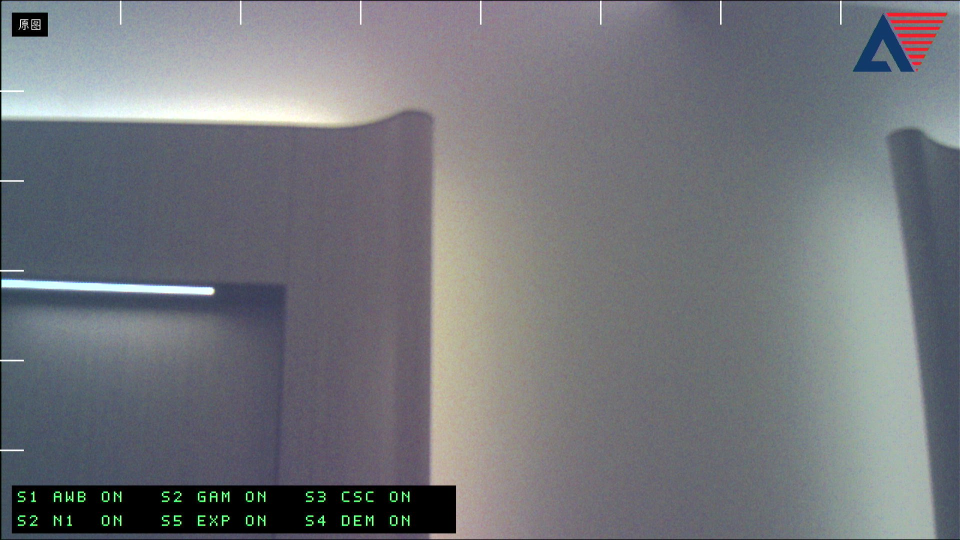
#> input picture validation/green_lines_dsp_20261101/board_user_feedback_20261101.jpg, 1920 x 1080 px (shown at 1/2 size)
$ python evaluate_color_capture.py ../validation/green_lines_dsp_20261101/board_user_feedback_20261101.jpg
#> lines starting #> are read from the running program, lines starting #| are printed output that depends on the picture; after the words box and inside, x2 and y2 are one past the last pixel; in counts of white or black regions, pixels touching at a corner belong together
#!/usr/bin/env python3
# -*- coding: utf-8 -*-
"""离线评估颜色抓帧的九宫格通道比例。

用法：
  python tools/evaluate_color_capture.py docs/captures/color_diag_k1/grab_xxx.png

默认把画面分成3行×5列，排除过暗、过曝、OSD和高梯度像素，输出每格
G/R、G/B，以及极差和绝对误差。它只用于比较不同k档或不同LUT，不把
一张含人物/灯管的图当成正式标定结果。
"""

from __future__ import annotations

import argparse
from pathlib import Path

import numpy as np
from PIL import Image

WIDTH = 1280
HEIGHT = 720
OSD_RECTS = ((16, 96, 1136, 1264), (16, 52, 16, 112))


def load(path: Path) -> np.ndarray:
    with Image.open(path) as image:
#> image is the input picture: PIL image 1920x1080 RGB; mean R, G, B 115.7, 117.8, 123
        image = image.convert("RGB")
        if image.size != (WIDTH, HEIGHT):
            image = image.resize((WIDTH, HEIGHT), Image.Resampling.BILINEAR)
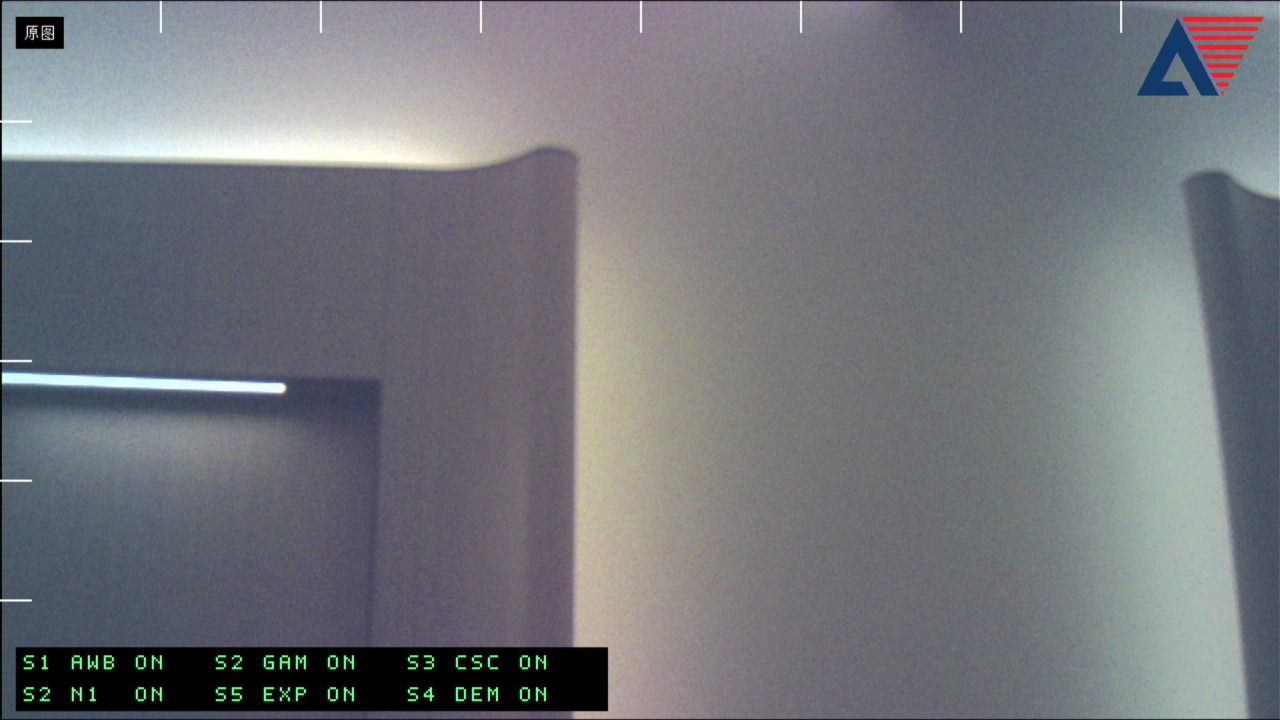
#> image: PIL image 1280x720 RGB; mean R, G, B 115.7, 117.8, 123
        return np.asarray(image, dtype=np.float64)


def cell_ratio(cell: np.ndarray, y0: int, x0: int) -> tuple[float, float, int]:
    mask = (cell[..., 1] >= 25.0) & (cell[..., 1] <= 235.0)
    mask &= np.max(cell, axis=2) < 245.0
    dx = np.abs(np.diff(cell, axis=1)).max(axis=2)
    dy = np.abs(np.diff(cell, axis=0)).max(axis=2)
    grad = np.zeros(mask.shape, dtype=np.float64)
    grad[:, 1:] = np.maximum(grad[:, 1:], dx)
    grad[1:, :] = np.maximum(grad[1:, :], dy)
    mask &= grad <= 4.0

    for oy0, oy1, ox0, ox1 in OSD_RECTS:
        ly0 = max(0, oy0 - y0)
        ly1 = min(cell.shape[0], oy1 - y0)
        lx0 = max(0, ox0 - x0)
        lx1 = min(cell.shape[1], ox1 - x0)
        if ly1 > ly0 and lx1 > lx0:
            mask[ly0:ly1, lx0:lx1] = False

    if mask.sum() < 100:
        return float("nan"), float("nan"), int(mask.sum())
    r = np.maximum(cell[..., 0][mask], 1.0)
    g = np.maximum(cell[..., 1][mask], 1.0)
    b = np.maximum(cell[..., 2][mask], 1.0)
    # 中值比简单均值更不容易被少量纹理或残余文字污染。
    return float(np.median(g / r)), float(np.median(g / b)), int(mask.sum())


def evaluate(path: Path, rows: int, cols: int) -> None:
    frame = load(path)
    gr = np.full((rows, cols), np.nan)
    gb = np.full((rows, cols), np.nan)
    counts = np.zeros((rows, cols), dtype=int)
    for row in range(rows):
        y0 = row * HEIGHT // rows
        y1 = (row + 1) * HEIGHT // rows
        for col in range(cols):
            x0 = col * WIDTH // cols
            x1 = (col + 1) * WIDTH // cols
            gr[row, col], gb[row, col], counts[row, col] = cell_ratio(frame[y0:y1, x0:x1], y0, x0)
#> this loop made 3 passes
#> y0 on passes 2 to 3: 240, 480
#> pass 1, in cell_ratio, `mask = (cell[..., 1] >= 25.0) & (cell[..., 1] <= 235.0)`:
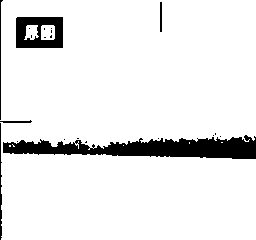
#> mask: shape (240, 256) bool; 91.7% white; 21 black regions (15 under 20 px), largest, box (x1, y1, x2, y2) and area: (3, 135, 256, 159) 3596, (16, 17, 63, 48) 1085, (0, 123, 2, 240) 156, (0, 0, 3, 120) 123, (0, 120, 32, 123) 61, (160, 2, 162, 32) 60
#> pass 1, in cell_ratio, `dx = np.abs(np.diff(cell, axis=1)).max(axis=2)`:
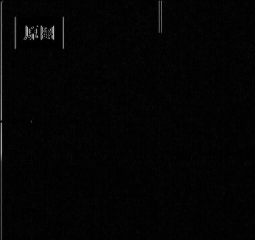
#> dx: shape (240, 255) float64; min 0, max 186, mean 4.1
#> pass 1, in cell_ratio, `dy = np.abs(np.diff(cell, axis=0)).max(axis=2)`:
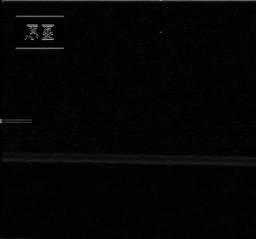
#> dy: shape (239, 256) float64; min 0, max 155, mean 4.7
#> after the loop, counts = [[35560, 39290, 42852, 46748, 34962], [40776, 49039, 44773, 49549, 46203], [33879, 34240, 39493, 49190, 46501]]; gb = [[0.932, 0.944, 0.95, 0.931, 0.933], [0.881, 0.889, 1.05, 0.983, 1], [0.874, 0.859, 1.01, 0.955, 1.01]]; gr = [[1.09, 0.971, 0.938, 1, 1.1], [1.1, 0.97, 0.964, 1.01, 1.09], [1.1, 0.957, 0.94, 1, 1.08]]

    print(f"\n{path}")
    print("G/R:")
    for row in gr:
        print("  " + " ".join("  nan" if not np.isfinite(v) else f"{v:5.3f}" for v in row))
#> this loop made 3 passes
#|   1.090 0.971 0.938 1.000 1.095
#|   1.099 0.970 0.964 1.009 1.089
#|   1.098 0.957 0.940 1.000 1.082
    print("G/B:")
    for row in gb:
        print("  " + " ".join("  nan" if not np.isfinite(v) else f"{v:5.3f}" for v in row))
#> this loop made 3 passes
#|   0.932 0.944 0.950 0.931 0.933
#|   0.881 0.889 1.046 0.983 1.000
#|   0.874 0.859 1.007 0.955 1.007
    for name, values in (("G/R", gr), ("G/B", gb)):
        finite = values[np.isfinite(values)]
        if finite.size:
            print(f"{name}: 中位数={np.median(finite):.3f}, 极差={np.ptp(finite):.3f}, "
                  f"最大绝对误差={np.max(np.abs(finite - 1.0)):.3f}")
#> this loop made 2 passes
#> name on passes 1 to 2: 'G/R', 'G/B'
#| G/R: 中位数=1.000, 极差=0.161, 最大绝对误差=0.099
#| G/B: 中位数=0.944, 极差=0.187, 最大绝对误差=0.141
    print(f"有效样本数: 最小={counts.min()}, 中位数={int(np.median(counts))}")
#| 有效样本数: 最小=33879, 中位数=42852


def main() -> None:
    parser = argparse.ArgumentParser(description="评估颜色抓帧九宫格通道比例")
    parser.add_argument("image", nargs="+", type=Path)
    parser.add_argument("--rows", type=int, default=3)
    parser.add_argument("--cols", type=int, default=5)
    args = parser.parse_args()
    for path in args.image:
        if not path.exists():
            parser.error(f"图片不存在: {path}")
        evaluate(path, args.rows, args.cols)


if __name__ == "__main__":
    main()
